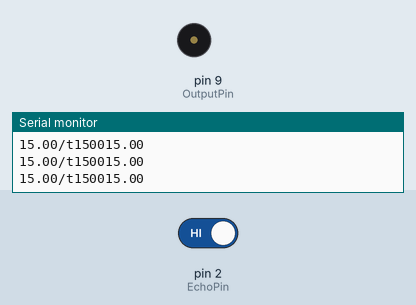
Bench run of a sketch on a simulated Arduino Uno, built with avr-gcc and run on an emulated ATmega328P. Parts: buzzer (waves = sounding), the last lines printed to the serial monitor. Inputs (shaded band) come from the test bench; at power-on: pin 2 (EchoPin) HIGH.

Above: at 1.28 s.
1.3 s: pin 2 (EchoPin) driven LOW
At 2.5 s:
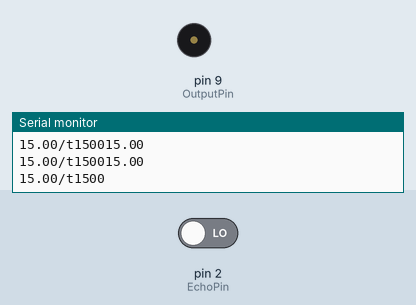
2.8 s: pin 2 (EchoPin) driven HIGH
At 2.96 s:
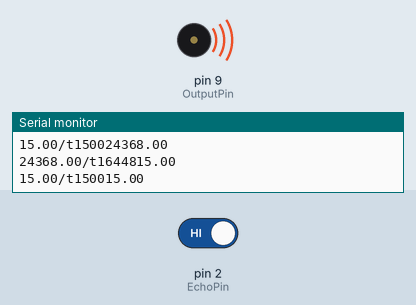
Timing chart, 0 to 11.8 s (numbered marks = the images above; inputs shaded):
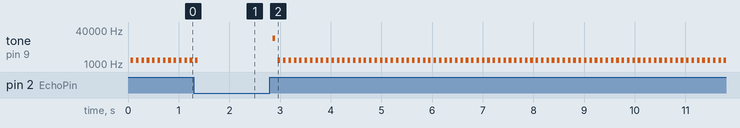

Measured:
- after the input at 1.3 s, tone on pin 9 (OutputPin): goes on until 1.4 s, then stays silent
- after the input at 2.8 s, tone on pin 9 (OutputPin): silent → 16448 Hz after 0.05 s, then repeats every 0.11 s: silent 0.06 s, 1500 Hz 0.05 s
- by itself, tone on pin 9 (OutputPin): alternates 1500 Hz for 0.05 s and silent for 0.06 s

The sketch:

VernierFreq_Motion.ino
```cpp
/*
VernierFreq_Motion (v 2015.1)

This sketch produces a tone on a speaker connected to pin D9 of
the Arduino. The frequency of the tone will vary depending on how
far from the motion detector (connected to Digital 1 of the Vernier
Shield) an object is place. It was designed to be used as an
audible aid for an Engineering Design Challenge at the Museum of
Science (Boston). It is based on the Tone 2 tutorial.
(see http://arduino.cc/en/Tutorial/Tone2).

If you want to change the range of frequencies, change the last two
numbers in the line:
int thisPitch = map(sensorReading, 200, 15, 120, 1500)
They are the minimum and maximum frequencies produced.
If you want to change the sensitiviy of the system, change the first
two numbers of the same line. They are the range of expected readings
from the sensor.

See www.vernier.com/arduino for details.
*/
int OutputPin=9;
long time;// clock reading in microseconds
long Duration; // time it take echo to return
const int SpeedOfSound = 344; //in m/s
double Distance;// in centimeters
int val = 0;
const int TriggerPin = 3; //trigger pin
const int EchoPin = 2;// echo pin
int Range=200; //distance in cm from Laser Pointer/Servo motor to Motion Detector
void setup()
{
     // initialize the Ping pin as an output:
  pinMode(TriggerPin, OUTPUT);
  pinMode(EchoPin, INPUT); //this is the pin that goes high when an echo is received
  // initialize serial communication at 9600 bits per second:
  Serial.begin(9600);
  Serial.println(" ");
  Serial.print("Distance");
  Serial.print("Frequency");
  Serial.println(" ");
}

void loop() {
  digitalWrite(TriggerPin, LOW);
  delayMicroseconds(4000);
  digitalWrite(TriggerPin, HIGH); // start the ultrasound pulse
  time = micros(); //note time
  delayMicroseconds(900); //delay during the blanking time
  do
  {
    val =digitalRead(EchoPin);
    // if no echo, repeat loop and wait:
  }
  while (val == LOW) ;
  Duration =micros() - time;
  /* The speed of sound is 344 m/s.
  The ultrasound travels out and back, so to find the distance of the
  object we take half of the distance traveled.*/
  Distance= Duration *SpeedOfSound/2/10000 ;// note convert to cm
  Serial.println(Distance);

  delay(50); //delay a bit
  // read the sensor:
  float sensorReading = Distance;
  // print the sensor reading so you know its range

  /* map the distance input range (in this case, 200-15 (cm) from the motion detector)
  to the output pitch range (120 - 1500Hz).  I wanted the pitch to increase with height
  and the Motion Detector sits atop the air tube, so the "measured distance" is relative
  to the top of the tube */
  int thisPitch = map(sensorReading, 200, 15, 120, 1500);
  Serial.print(sensorReading);
  Serial.print ("/t");
  Serial.print(thisPitch);
  // play the pitch:
  tone(OutputPin, thisPitch, 50);
  delay(50);        // delay in between reads for stability
}
```
